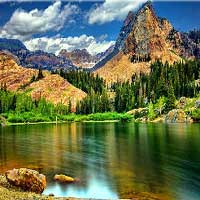
#> input picture 11239A031/EX-1/opencv.jpg, 200 x 200 px
$ python 'Basic Image Operations.py'
#> lines starting #> are read from the running program, lines starting #| are printed output that depends on the picture
import cv2

# Read image
img = cv2.imread("opencv.jpg")
#> img is the input picture: shape (200, 200, 3); mean B, G, R 80.2, 113.6, 102.7

# Check if image is loaded properly
if img is None:
    raise FileNotFoundError("Image not found. Check the path!")

# Resize
resized = cv2.resize(img, (400, 300))
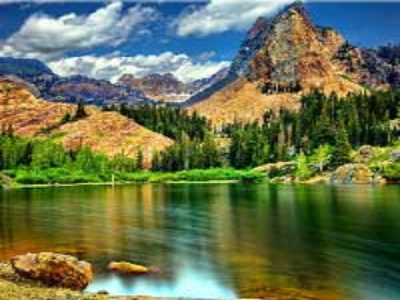
#> resized: shape (300, 400, 3); mean B, G, R 80.2, 113.6, 102.6

# Convert to grayscale
gray = cv2.cvtColor(resized, cv2.COLOR_BGR2GRAY)
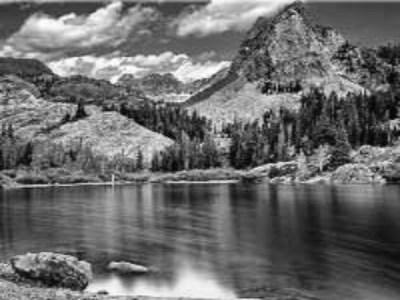
#> gray: shape (300, 400); min 2, max 253, mean 106.5

# Blur
blur = cv2.GaussianBlur(gray, (5, 5), 0)

# Edge detection
edges = cv2.Canny(blur, 100, 200)
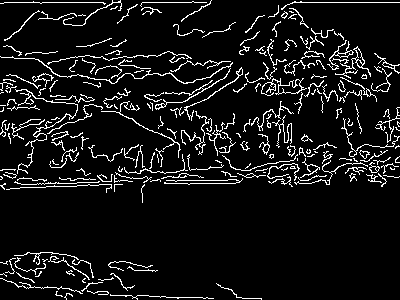
#> edges: shape (300, 400); 8.2% white in thin lines or dots

# Display
cv2.imshow("Original", img)
cv2.imshow("Resized", resized)
cv2.imshow("Gray", gray)
cv2.imshow("Blur", blur)
cv2.imshow("Edges", edges)

cv2.waitKey(0)
cv2.destroyAllWindows()
